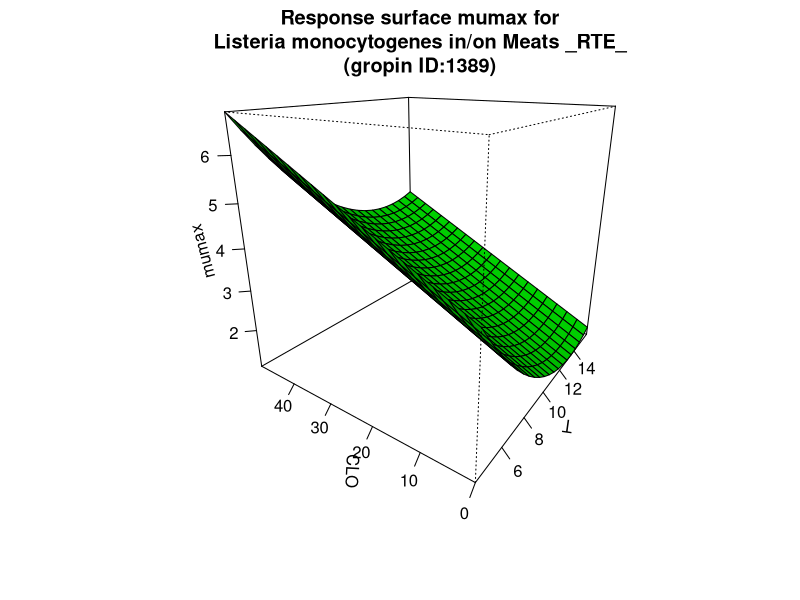

Reproduce this figure in R.
#############################
# start of Parameter script
#############################
T <- seq(4.004,15.984015984016,length.out=21)
CLO <- seq(0,49.95004995005,length.out=21)
#############################
# end of Parameter script
#############################
############################# 
# start of Model script Gropin ID 1389 
#############################
 
# constant coefficients for this model
 
variables <- data.frame(T,CLO)
argumentsPar <- expand.grid(variables)
 
# heart of the model
response_surface <- function(T,CLO) {
   mumax <-7.1047-0.9002*T+0.0562*CLO+0.0334*(T^2)

return(mumax=mumax)
} 

# output parameters
responseSurface <- cbind(argumentsPar,response_surface(argumentsPar['T'],argumentsPar['CLO']))
colnames(responseSurface) <- c(colnames(argumentsPar),'mumax')
#############################
# End of Model script
#############################
############################# 
# start of Visualisation script Gropin ID 1389 
#############################
persp(T,CLO,matrix(unlist(responseSurface$'mumax'),nrow=21),col = 'green',xlab='T',ylab='CLO',zlab='mumax',main='Response surface mumax for
Listeria monocytogenes in/on Meats _RTE_
(gropin ID:1389)',theta=305,phi=20,shade=0.25,ticktype = 'detailed')
#############################
# End of Visualisation script
#############################
